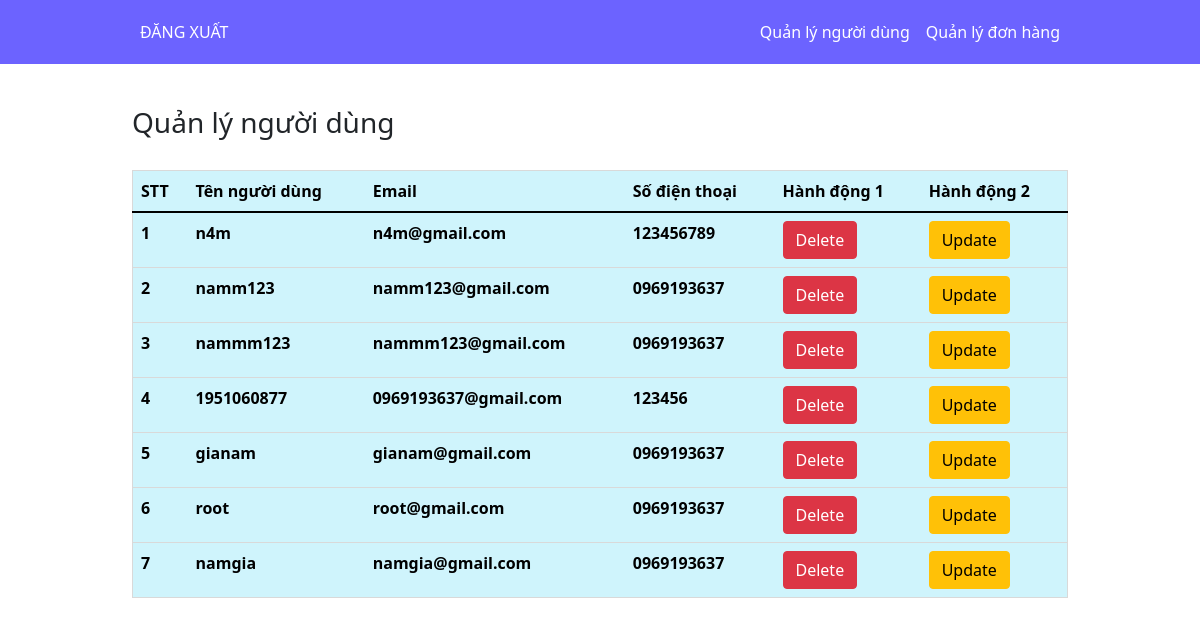
Page /route/admin/index.php (signed in) on the committed database.
### tables this page shows
CREATE TABLE `tb_users` (
  `user_id` int(11) UNSIGNED NOT NULL,
  `user_name` varchar(100) NOT NULL,
  `user_pass` varchar(100) NOT NULL,
  `user_email` varchar(100) NOT NULL,
  `user_phone` varchar(30) NOT NULL
);

### route/admin/index.php (the view, shortened to what this page needs)
<!doctype html>
<html lang="en">
  <head>
    <link href="https://cdn.jsdelivr.net/npm/bootstrap@5.1.3/dist/css/bootstrap.min.css" rel="stylesheet">
    <link rel="stylesheet" href="../.././css/admin-dashboard.css">
    <link rel="stylesheet" href="../.././css/style.css">
  </head>
  <body>
    <nav class="navbar navbar-expand-lg navbar-light bg-light home-nav">
        <div class="container">
            <div class="collapse navbar-collapse home-menu" id="navbarTogglerDemo01">
                <ul class="navbar-nav mr-auto mt-2 mt-lg-0">
                    <li class="nav-item">
                        <a class="nav-link home-link" href="../.././src/process-logout-admin.php">ĐĂNG XUẤT</a>
                    </li>
                </ul>
                <ul class="navbar-nav mr-auto mt-2 mt-lg-0">
                    <li class="nav-item">
                        <a class="nav-link home-link" href="./index.php">Quản lý người dùng</a>
                    </li>
                    <li class="nav-item">
                        <a class="nav-link home-link" href="./order.php">Quản lý đơn hàng</a>
                    </li>
                </ul>
            </div>
        </div>
    </nav>
    <div class="container">
        <h3 class="global-title">Quản lý người dùng</h3>
        <div class="book-container">
            <table class="table table-info list-book">
                <thead>
                    <tr>
                        <th scope="col">STT</th>
                        <th scope="col">Tên người dùng</th>
                        <th scope="col">Email</th>
                        <th scope="col">Số điện thoại</th>
                        <th scope="col">Hành động 1</th>
                        <th scope="col">Hành động 2</th>
                    </tr>
                </thead>
                <tbody>
                    <?php
                        $conn = mysqli_connect('localhost','root','','database_book');
                        $sql = "SELECT user_id, user_name, user_email, user_phone FROM tb_users";
                        $result = mysqli_query($conn,$sql);
                        if(mysqli_num_rows($result) > 0){
                            $index = 0;
                            while($row = mysqli_fetch_assoc($result)) {
                                $index++;
                                echo "<tr>";
                                    echo "<th>".$index."</th>";
                                    echo "<th>".$row["user_name"]."</th>";
                                    echo "<th>".$row["user_email"]."</th>";
                                    echo "<th>".$row["user_phone"]."</th>";
                                    echo "<th><a href=../.././src/process-delete-user.php?id=".$row["user_id"]." class='btn btn-danger'>Delete</a></th>";
                                    echo "<th><a href=updateUser.php?update=".$row["user_id"]." class='btn btn-warning' >Update</a></th>";
                                echo "</tr>";
                            }
                        }
                    ?>
                </tbody>
            </table>
        </div>
    </div>
  </body>
</html>

### css/admin-dashboard.css (style rules this page uses)
.list-book { border-radius: 5px; border: 1px solid #d9d9d9; }
.book-container { max-height: 500px; overflow-y: auto; margin-top: 20px; }

### css/style.css (style rules this page uses)
.global-title { margin: 30px auto; }
.container { width: 80%; margin: 0 auto; padding: 1%; }
.home-menu { align-items: center; justify-content: space-between; }
.home-nav { padding: 0; background: #6C63FF !important; }
.home-link { color: #fff !important; }

### rows in the picture
tb_users: user_name "n4m", user_email "n4m@gmail.com", user_phone "123456789"
tb_users: user_name "namm123", user_email "namm123@gmail.com", user_phone "0969193637"
tb_users: user_name "nammm123", user_email "nammm123@gmail.com", user_phone "0969193637"
tb_users: user_name "1951060877", user_email "0969193637@gmail.com", user_phone "123456"
tb_users: user_name "gianam", user_email "gianam@gmail.com", user_phone "0969193637"
tb_users: user_name "root", user_email "root@gmail.com", user_phone "0969193637"
tb_users: user_name "namgia", user_email "namgia@gmail.com", user_phone "0969193637"
